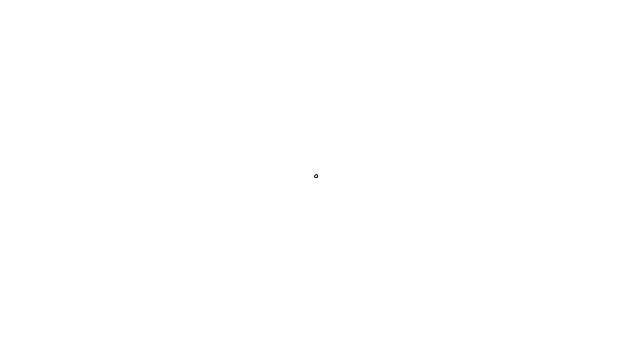
Frame 1 (no input)
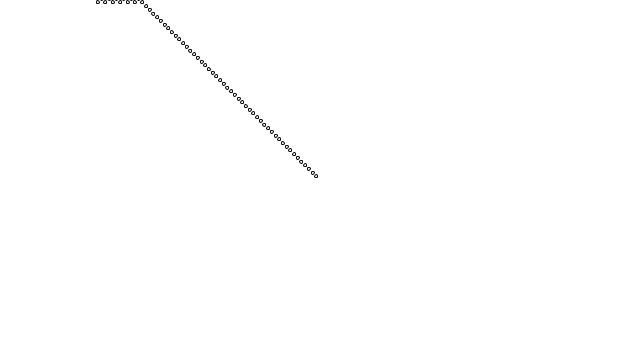
Frame 60 (the mouse pressed at the canvas centre just before this capture)
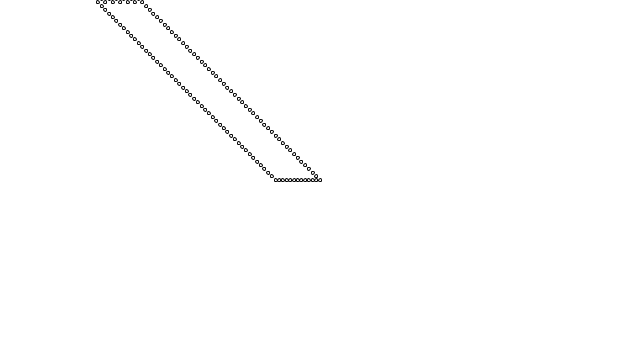
Frame 120 (the mouse held since frame 60 and released just before this capture)

The Processing sketch that drew these frames (run headless with seeded random() and noise(); from frame 60 on, the mouse is pressed at the canvas centre):

// Processing sketch: sketch_220130a
// ── sketch_220130a.pde
class Walker{
  float x, y;
  float stepx = 0, stepy = 0;
  Walker(){
    x = width/2;
    y = height/2;
  }
  void display(){
    stroke(0);
    ellipse(x, y, 1, 1);
  }
  void step() {
    stepx = random(-2, 2);
    stepy = random(-2, 2);
    x += (stepx);
    y += (stepy);
  }
}


Walker w;
//void setup(){
//  size(640, 360);
//  w = new Walker();
//  background(255);
//}

//void draw(){
//  w.step();
//  w.display();
//}

// ── random_walk_mouse.pde
class MouseWalker{
  float x, y;
  float stepx = 0, stepy = 0;
  MouseWalker(){
    x = width/2;
    y = height/2;
  }
  void display(){
    stroke(0);
    ellipse(x, y, 3, 3);
  }
  void step() {
    float rand = 3.7; //random(1);
    if(mouseX < x && rand < 4.75){
      x = x - rand;
    }
    else if(mouseX > x && rand < 4.75){
      x = x + rand;
    }
    if(mouseY < y && rand < 4.75){
      y = y - rand;
    }
    else if(mouseY > y && rand < 4.75){
      y = y + rand;
    }
      
      //x += random(-1, 1);
      //y += random(-1, 1);
    
   
   
  }
}
MouseWalker m;
void setup(){
  size(640, 360);
  m = new MouseWalker();
  background(255);
}

void draw(){
  m.step();
  m.display();
}
